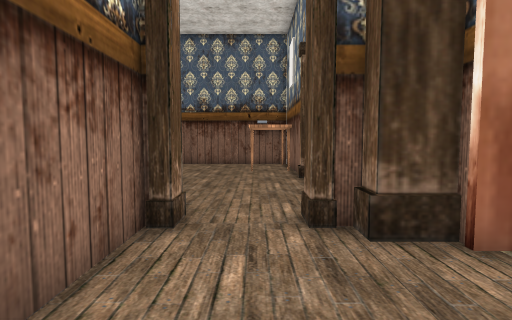
View 1 (above)

24 first-person views from a walk through a Unity game level. The camera is 1.4 m above the floor, tilts 4° down and sees 80° across. The floor is counted in squares, 1 m on a side. Each view is taken from the middle of a square. On the plan, view 1 faces up. The plan holds only what a view shows up to about 14 squares ahead; the rest is blank. The place goes on beyond the plan. The player is left out. Door leaves are left out, so doorways stand open. Some surface patterns are stand-ins.

View 2
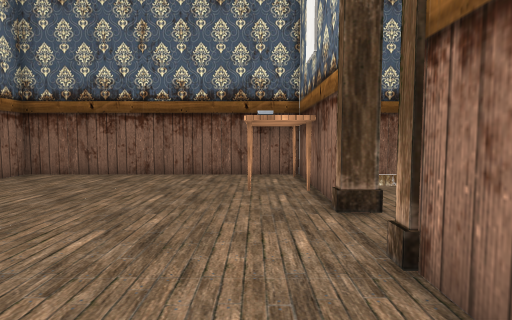

View 3
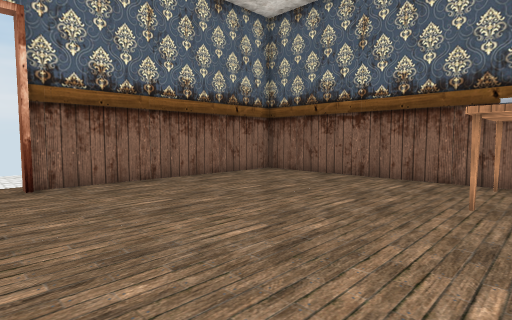

View 4
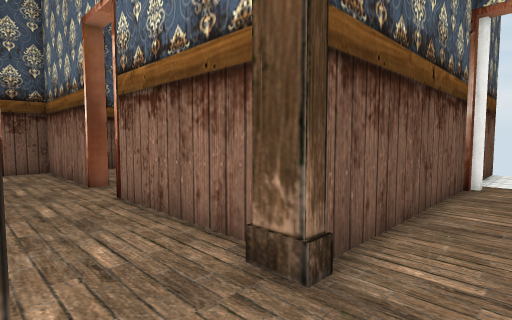

View 5
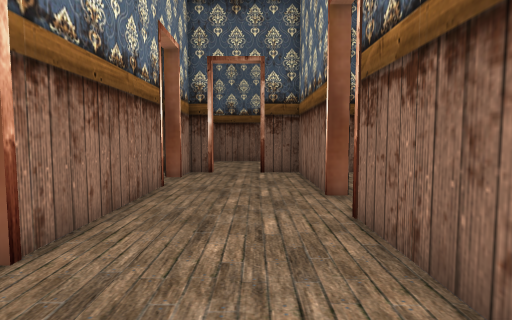

View 6
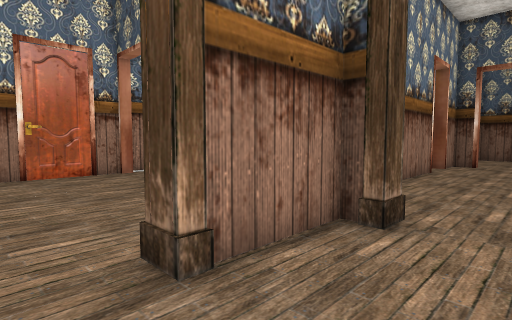

View 7
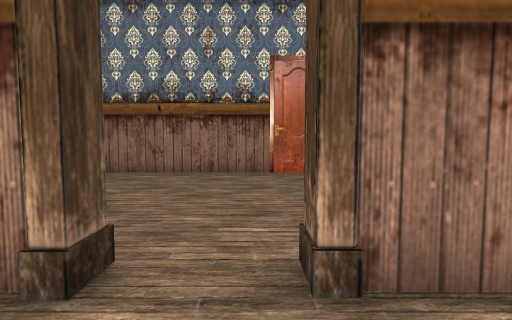

View 8
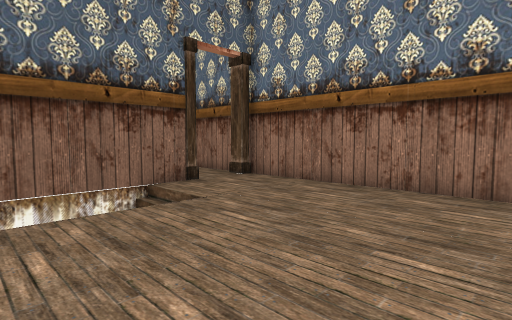

View 9
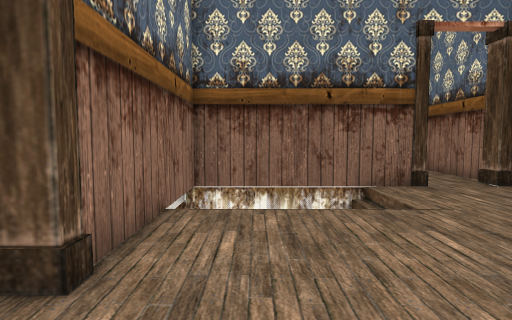

View 10
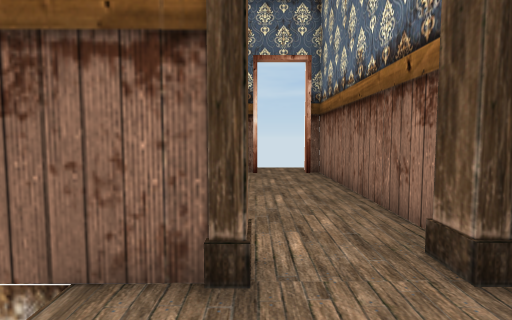

View 11
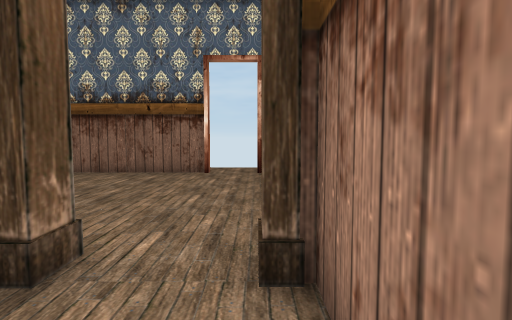

View 12
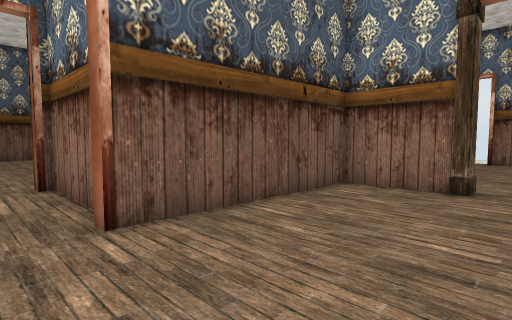

View 13
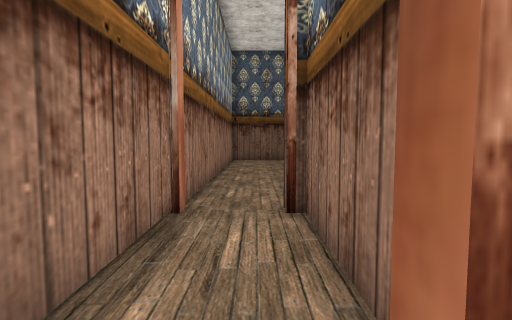

View 14
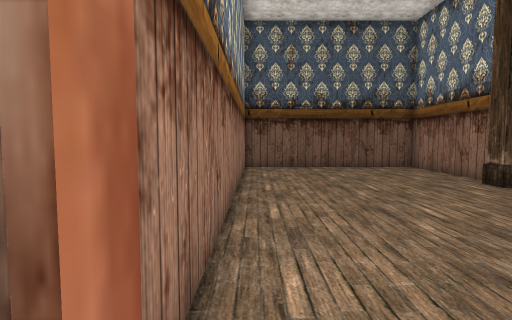

View 15
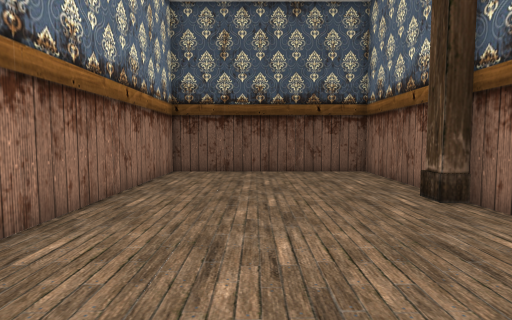

View 16
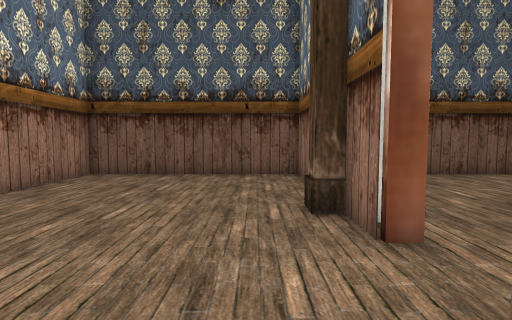

View 17
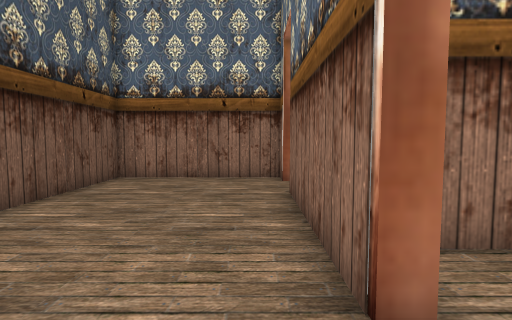

View 18
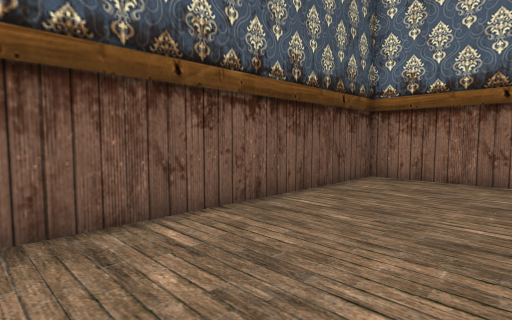

View 19
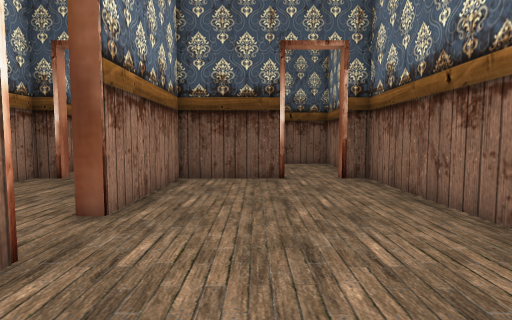

View 20
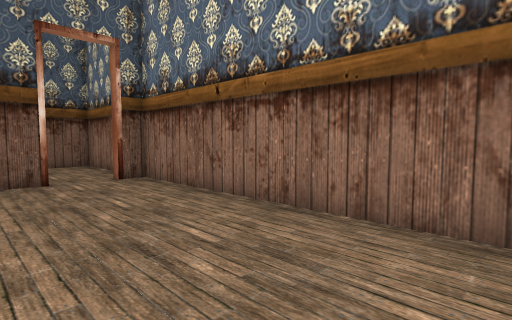

View 21
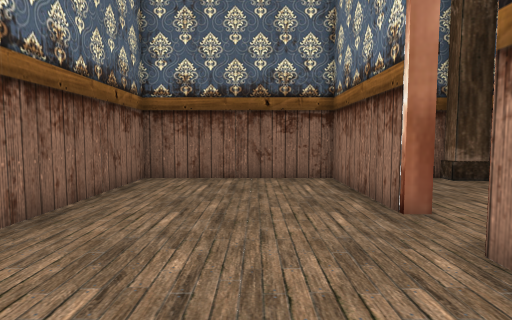

View 22
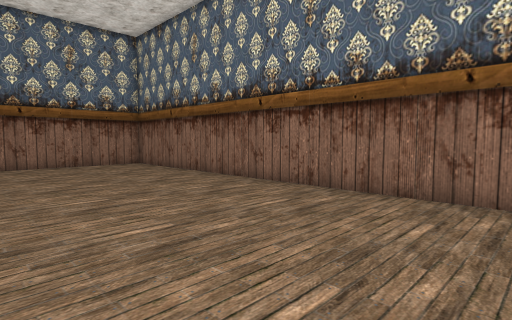

View 23
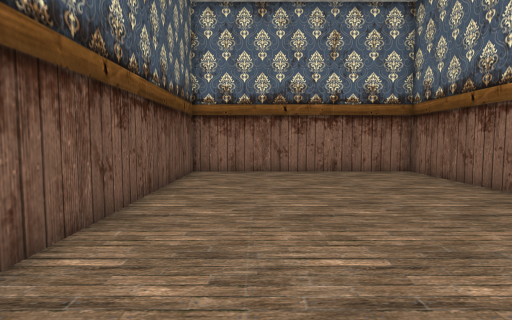

View 24
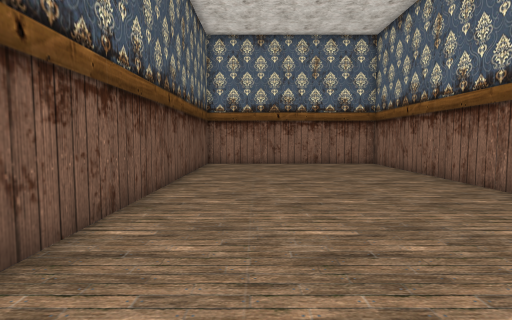

### Floor plan
Points are (right, up) in squares from view 1. A wall is a line through its corners. A room is listed if a view was taken in it or the views show most of it. See-through windows are left out.
Room 1 (views 1, 2, 3, 4, 5, 6, 7, 8, 9, 10, 11, 12, 13)
walls: (2.2, 7.6) (2.2, 5.5); (1.7, 11.4) (1.7, 14.1); (1.7, 5.5) (1.7, 7.6); (2.5, 5.2) (9.4, 5.2); (-1.8, 4.9) (-1.8, -0.4); (2.2, 14) (2.2, 11.4); (2.8, 3.7) (2.8, 4.2); (0.6, 16.9) (-9, 16.9) (-9, 7.5); (-9.1, 5.2) (-1.9, 5.2); (8.6, 16.9) (4.9, 16.9); (11.6, 5) (11.6, 15.5); (-1.8, -2.4) (-1.8, -7.7) (-0.2, -7.7); (2.8, -4.1) (2.8, 1.8); (1.7, -7.7) (2.8, -7.7) (2.8, -6)
low walls: (7.1, 14) (6.5, 14)
ways out: open door at (10.5, 5) to room 2; open door at (3, -5) to room 3; open door at (0.5, -8) to room 4; open door at (-2, -1.5) to room 5; opening at (10, 16.3) to room 6; open door at (-9, 6.5); open door at (3, 2.5)
objects: pillar (-1, 5); table (0, 13) to (1, 13); table (0, 16); pillar (1, 5); pillar (2, 4) to (2, 5); pillar (2, 8); pillar (2, 11)
Room 2 (view 14)
walls: (9.1, 4) (9.1, 0.3); (11.6, 0) (11.6, 5)
ways out: open door at (10.5, 5) to room 1; open door at (10.5, 0) to room 3
Room 3 (views 15, 16)
walls: (3.3, -6) (3.3, -14) (11.6, -14) (11.6, 0)
ways out: open door at (3, -5) to room 1; open door at (10.5, 0) to room 2
objects: pillar (4, -8)
Room 4 (views 17, 18)
walls: (-0.2, -8.1) (-5.9, -8.1); (-8, -8.1) (-9, -8.1) (-9, -14) (1.6, -14)
ways out: open door at (0.5, -8) to room 1; open door at (-7, -8) to room 5
Room 5 (views 19, 20, 21)
walls: (-2.3, -0.4) (-2.3, 4.8) (-9, 4.8) (-9, -7.7) (-8, -7.7); (-6.1, -7.7) (-2.3, -7.7) (-2.3, -2.4)
ways out: open door at (-2, -1.5) to room 1; open door at (-7, -8) to room 4
Room 6 (views 22, 23, 24)
walls: (9.1, 26.6) (-9, 26.6) (-9, 17.3) (4.9, 17.3); (11.6, 26.6) (11.1, 26.6); (11.6, 15.5) (11.6, 27)
ways out: opening at (10, 16.3) to room 1; open door at (10, 27)
objects: pillar (9, 17); pillar (11, 17)

Positions as (right, up) in squares from view 1, and headings:
1: (0, 0), facing up
2: (0, 5), facing up
3: (1, 6), facing up-left
4: (1, 7), facing down-left
5: (0, 5), facing down
6: (-1, 10), facing down-right
7: (-1, 9), facing right
8: (3, 8), facing up-right
9: (4, 8), facing up
10: (9, 14), facing up
11: (11, 14), facing up
12: (11, 10), facing down-left
13: (10, 6), facing down
14: (11, 1), facing down
15: (8, -1), facing down
16: (5, -2), facing down
17: (2, -9), facing left
18: (2, -9), facing down-left
19: (-5, 3), facing down
20: (-4, 3), facing down-left
21: (-5, -6), facing up
22: (8, 19), facing up-left
23: (4, 20), facing left
24: (8, 20), facing left
